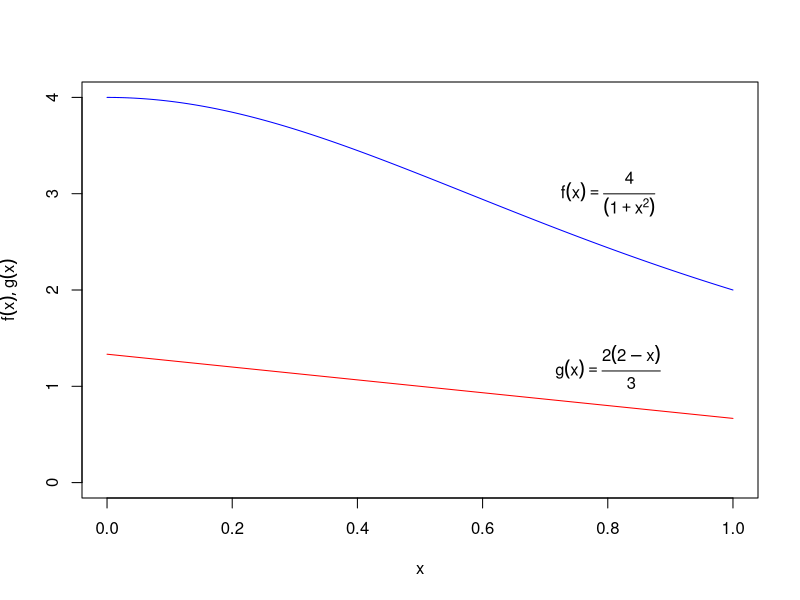
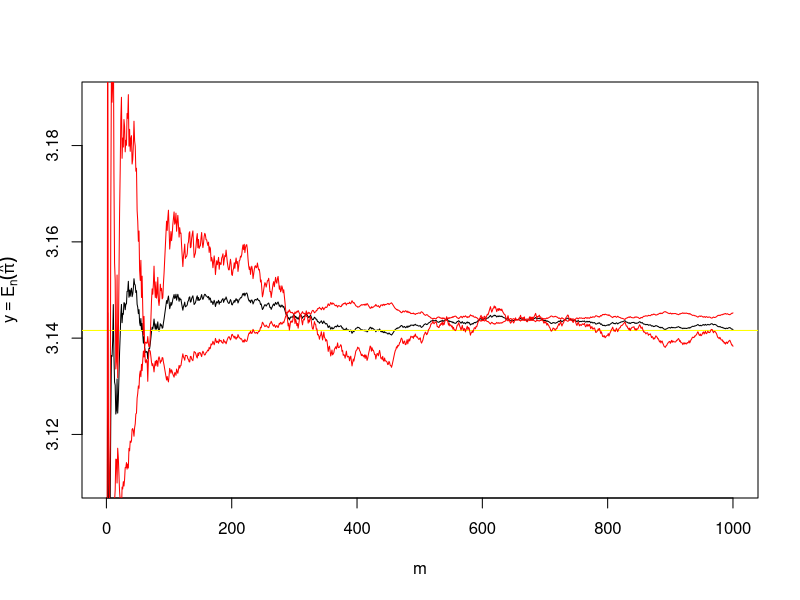
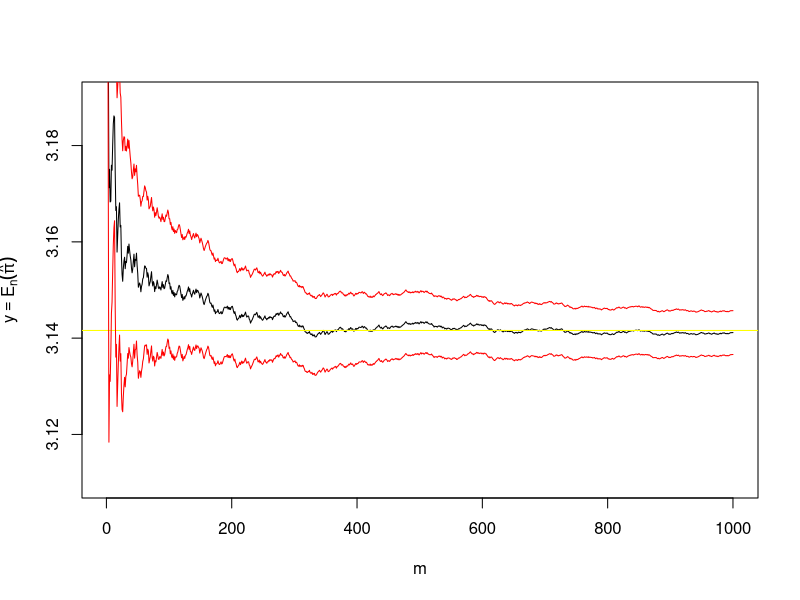

Source code (R) for these figures, in order:
# ---- g(x) ----
dg=function(i){
  (2/3)*(2-x)
}

# ---- f(x) ----

df=function(x){
  y=4/(1+x^2)
}

# ----Soporte ----
x=matrix(ncol=1, seq(0,1,by=0.001) )

# ---- Plotgf ----
plot(x,apply(x,2,df),type="l", col="blue",xlab=expression(x),
     ylim=c(0,4), xlim=c(0,1), ylab=expression(list(f(x), g(x))))
lines(x,apply(x,2,dg), type="l", col="red")
text(0.8,3,expression(f(x)==frac(4,(1+x^2))) )
text(0.8,1.2, expression(g(x)==frac(2*(2-x),3)), ylim=c(0,3.6))


# ---- randx ----
#u \sim U(0,1)
#Generador de va X por el método de inversión

randx=function(n){
  u=runif(n)
  x1=2-sqrt(4-3*u)
 #x2=(2+sqrt(4-3*u)) No se usa porque X2>1 y 0<X<1
  return(x1)
}

# ----randx.anti ----
randx.anti=function(n){
  u=runif(n)
  x1=2-sqrt(4-3*u)
  x2=2-sqrt(4-3*(1-u))
  #x2=(2+sqrt(4-3*u)) No se usa porque X2>1 y 0<X<1
  x=matrix(c(x1,x2), ncol=2, byrow=FALSE)
  colnames(x)=c("X1","X2")
  return(x)
}

#---- Pi ----
PI=function(i){
  6/((2-x)*(1+i^2)) # f(x)/g(x)
}

# ---- Pi2 ---- 
#No es necesaria esta función
PI2=function(i){
  24/((1+i^2)^2)*(2-i)
}

# ---- Pi.anti ----
PI.anti=function(i,j){
  # la variable i \sim U(0,1)
  # la variable j=1-i \sim U(0,1)
  ( (6/((2-i)*(1+i^2)))+
    (6/((2-j)*(1+j^2)))
  ) /2
}

# ----Pi2.anti
#no es necesaria esta función
PI2.anti=function(i,j){
  # la variable i \sim U(0,1)
  # la variable j=1-i \sim U(0,1)
  ( 24/((1+i^2)^2)*(2-i)+
    24/((1+j^2)^2)*(2-j)
  ) /2
}

# ---- hat.sigma2 ----
s2=function(Teta){
  m=seq(1:length(Teta)) #Denominador
  (cumsum(Teta-cumsum(Teta)/m)^2)/m
}

# ---- hat.sigma2.anti ----
s2.anti=function(x){
  #requiere una muestra matriz x n \times 2
  i=PI(x)
  m=seq(1:length(i[,1])) #Denominador
  cumsum((apply(i,1,mean)-cumsum(apply(i,1,mean))/m)^2)/m
}

# ---- N muestra ----
n=1000

# ---- hat(Pi) ----
x=randx(n)
Teta=PI(i=x)

# ---- En(Teta) ----
Teta.n=cumsum(Teta) #Sucesión de sumas parciales
m=seq(1:length(Teta.n)) #Denominador
En.Teta=Teta.n/m #Sucesión E_n[teta] m=1,...,n
s2.teta=s2(Teta)
q=qnorm(0.975)*sqrt(s2.teta/m)
# ---- Plot ----
plot(m, En.Teta, type="l", ylim=c(3.11,3.19),
     ylab=expression(y==E[n](hat(pi))))
abline(h=pi, col="yellow")
lines(m, En.Teta+q, col="red")
lines(m, En.Teta-q, col="red")


# ---- hatPi.anti ----
x=randx.anti(n)
Teta.anti=PI.anti(x[,1],x[,2])

# ---- hat(sigma2.anti)----
#Teta2.anti=PI2.anti(i=x[,1],j=x[,2]) #No es necesaria esta función
#s2.teta.anti=mean(Teta2.anti)-mean(Teta.anti)^2 #No es necesaria esta función

# ---- En(Teta.anti) ----
Teta.n.anti=cumsum(Teta.anti) #Sucesión de sumas parciales
m=seq(1:length(Teta.n.anti))#Denominador
En.Teta.anti=Teta.n.anti/m #Sucesión E_n[teta.anti], m=1,...,n
s2.teta.anti=s2.anti(x)
q=q=qnorm(0.975)*sqrt(s2.teta.anti/m)
# ---- Plot.anti ----
plot(m, En.Teta.anti,type="l", ylim=c(3.11,3.19),
     ylab=expression(y==E[n](hat(pi))))
abline(h=pi, col="yellow")
lines(m, En.Teta.anti+q, col="red")
lines(m, En.Teta.anti-q, col="red")

